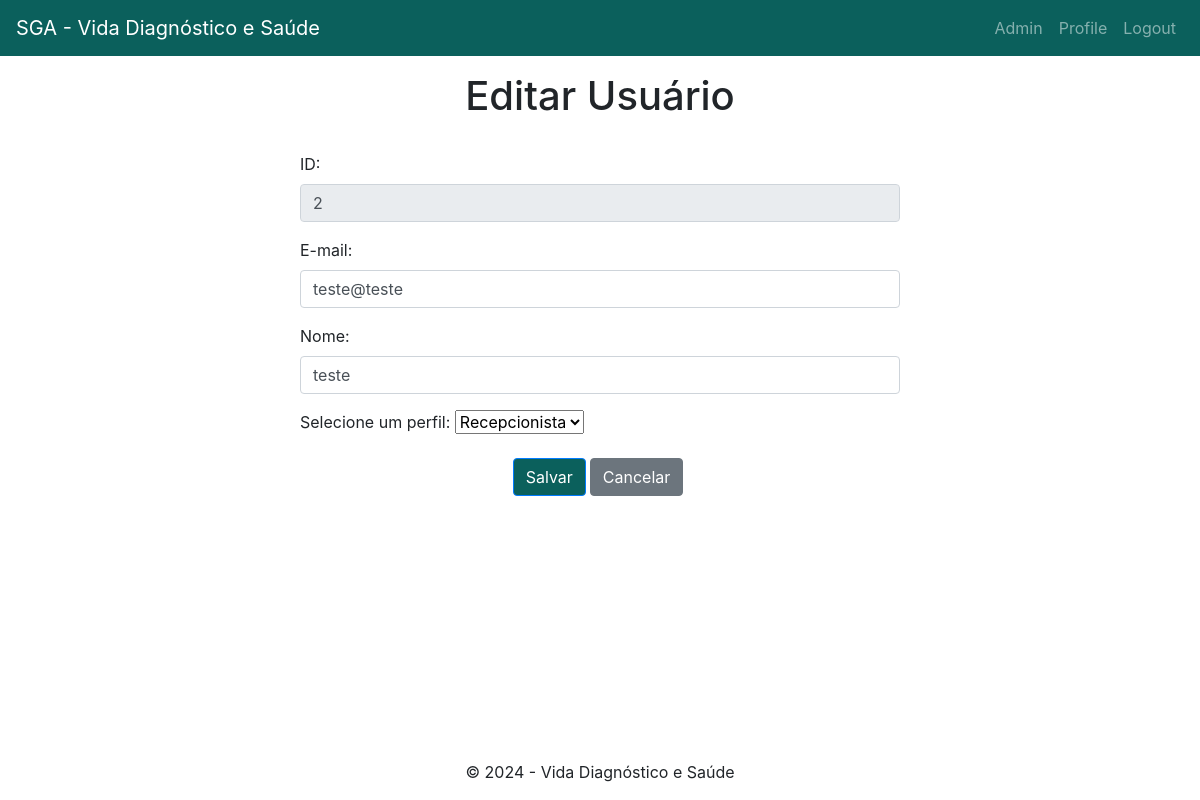
The page /usuario/editar/2 (signed in) on the database its author committed.
### models/usuario.py (models this page shows, shortened)
class Usuario(UserMixin, db.Model):
    id = db.Column(db.Integer, primary_key=True, autoincrement=True)
    id_perfil = db.Column(db.Integer, nullable=False)
    id_estacao = db.Column(db.Integer)
    nome = db.Column(db.String(255), nullable=False)
    email = db.Column(db.String(120), unique=True, nullable=False)
    senha = db.Column(db.String(128), nullable=False)
    def is_adm(self):
        if self.perfil_str() == "Administrador":
            return True
        return False
    def perfil_str(self):
        from models.perfil import obter_perfil_id
        perfil = obter_perfil_id(self.id_perfil)
        return perfil

### models/perfil.py (models this page shows, shortened)
class Perfil(db.Model):
    id = db.Column(db.Integer, primary_key=True, autoincrement=True)
    descricao = db.Column(db.String(255), nullable=False)

### routes/usuarios.py (the view, shortened to what this page needs)
@usuario_bp.route("/usuario/editar/<int:usuario_id>", methods=["GET", "POST"])
@login_required
def editar(usuario_id):
    perfis = obter_todos_perfis()
    usuario = obter_usuario("id", usuario_id)
    return render_template("usuario/editar.html", usuario = usuario, perfis = perfis)

### app.py (called while the page is built)
def create_app():
    app = Flask(__name__)
    app.config.from_pyfile("config.py")
    app.register_error_handler(401, erro_unautorized)
    app.register_error_handler(404, erro_page_not_found)
    app.register_error_handler(404, erro_internal_server)
    login_manager = LoginManager()
    login_manager.init_app(app)
    @login_manager.user_loader
    def load_user(usuario_id):
        return db.session.get(Usuario, usuario_id)
    db.init_app(app)
    register_blueprints(app)
    return app

### database.py (called while the page is built)
    def find(self, att, value):
        att_dynamic = getattr(self.model_class, att)
        result = self.model_class.query.filter(att_dynamic == value).first()
        return result

    def get_all(self):
        return self.Session.query(self.model_class).all()

### models/perfil.py (called while the page is built)
def obter_todos_perfis():
    crud_perfil = CRUD(Perfil)
    perfis = crud_perfil.get_all()
    return perfis

def obter_perfil_id(id_perfil):
    perfis = obter_todos_perfis()
    for perfil in perfis:
        if perfil.id == id_perfil:
            return perfil.descricao
    return None

### models/usuario.py (called while the page is built)
def obter_usuario(atributo, valor):
    crud_usuario = CRUD(Usuario)
    usuario = crud_usuario.find(atributo, valor)
    return usuario

### templates/usuario/editar.html
{% extends "base.html" %}
{% block content %}
    <h1>{% block title %}Editar Usuário{% endblock %}</h1>
    <br>
    <form method="POST" action="{{ url_for('usuarios.editar', usuario_id=usuario.id) }}">
        <div class="form-group">
            <label for="id">ID:</label>
            <input type="number" class="form-control" id="usuario_id" name="usuario_id" value="{{ usuario.id }}" readonly>
        </div>
        <div class="form-group">
            <label for="email">E-mail:</label>
            <input type="email" class="form-control" id="email" name="email" value="{{ usuario.email }}" placeholder="Digite o E-mail" required>
        </div>
        <div class="form-group">
            <label for="nome">Nome:</label>
            <input type="text" class="form-control" id="nome" name="nome" value="{{ usuario.nome }}" placeholder="Digite o nome" required>
        </div>
        <div class="form-group">
            <label for="id_perfil">Selecione um perfil:</label>
            <select class="form-select" id="id_perfil" name="id_perfil">
                {% for perfil in perfis %}
                    <option value="{{ perfil.id }}" {% if perfil.id == usuario.id_perfil %} selected {% endif %}>
                        {{ perfil.descricao }}
                    </option>
                {% endfor %}
            </select>
        </div>
        <div class="row">
            <div class="col-12 d-flex justify-content-center">
                <div class="btn-group">
                    <button type="submit" class="btn btn-primary">Salvar</button>
                </div>
                <div class="btn-group">
                        <a href="{{ url_for('usuarios.index') }}" class="btn btn-secondary mx-1">Cancelar</a>
                </div>
            </div>
        </div>
    </form>
{% endblock %}

### static/style.css (style rules this page uses)
h1 { text-align: center; }
.btn-primary, .btn-primary:hover, .btn-primary:active, .btn-primary:visited { background-color: #0B605C !important; }

### rows shown on the page
Usuario: usuario_id "2", email "teste@teste", nome "teste", id_perfil "Recepcionista"
